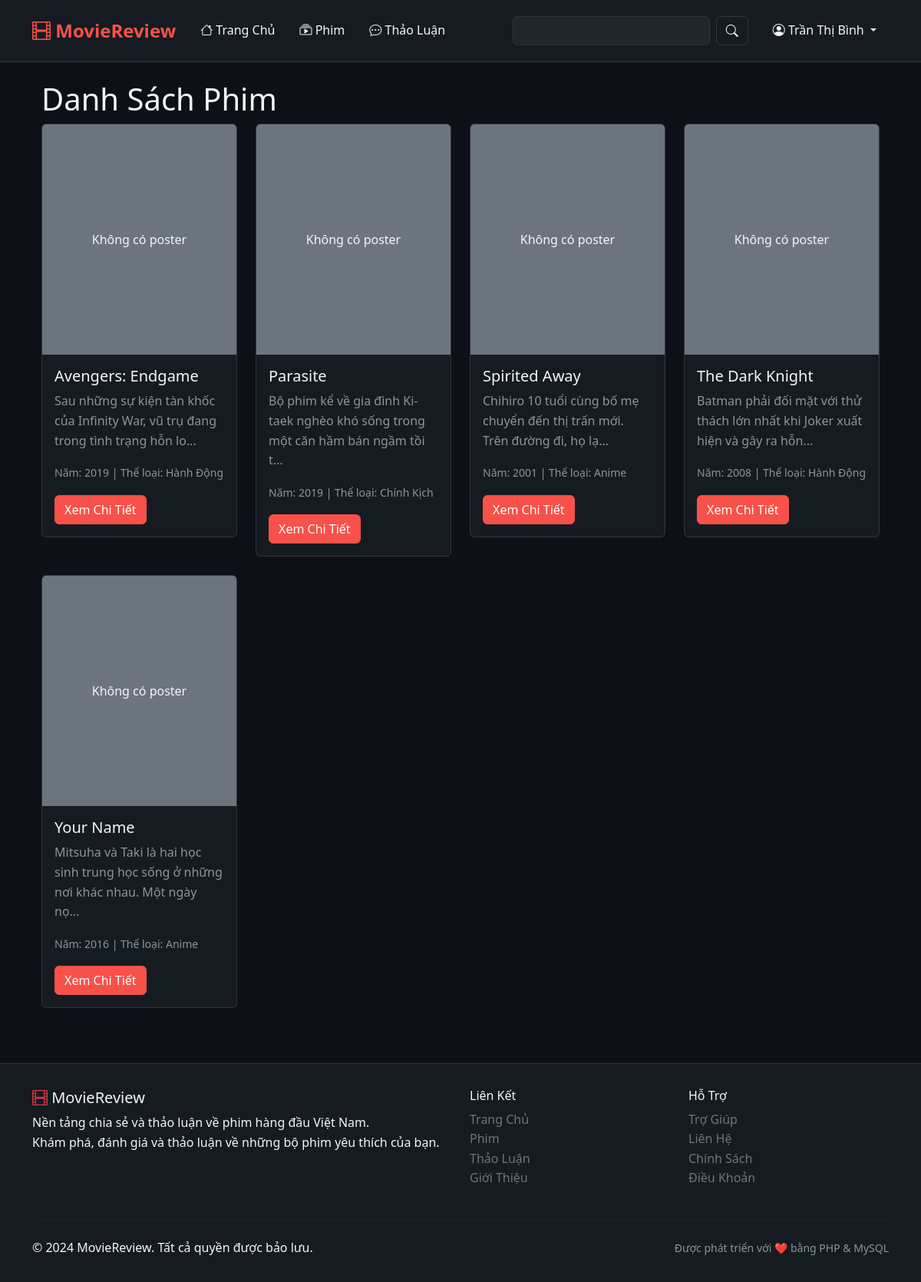
Page /index.php?route=movie (signed in) on the committed database.
### tables this page shows
CREATE TABLE movies (
    id INT PRIMARY KEY AUTO_INCREMENT,
    title VARCHAR(255) NOT NULL,
    slug VARCHAR(255) NOT NULL,
    description TEXT,
    director VARCHAR(100),
    cast TEXT,
    release_year YEAR,
    duration INT,  
    poster VARCHAR(255),
    trailer_url VARCHAR(255),
    genre_id INT,
    status ENUM('active', 'inactive') DEFAULT 'active',
    created_by INT,
    created_at TIMESTAMP DEFAULT CURRENT_TIMESTAMP,
    updated_at TIMESTAMP DEFAULT CURRENT_TIMESTAMP ON UPDATE CURRENT_TIMESTAMP,
    FOREIGN KEY (genre_id) REFERENCES genres(id) ON DELETE SET NULL,
    FOREIGN KEY (created_by) REFERENCES users(id) ON DELETE SET NULL
);

CREATE TABLE genres (
    id INT PRIMARY KEY AUTO_INCREMENT,
    name VARCHAR(50) NOT NULL,
    slug VARCHAR(50) NOT NULL,
    description TEXT,
    created_at TIMESTAMP DEFAULT CURRENT_TIMESTAMP
);

### controllers/MovieController.php (called while the page is built, shortened)
<?php
class MovieController extends Controller {
    public function index() {
        $movieModel = $this->model('Movie');
        $keyword = isset($_GET['search']) ? trim($_GET['search']) : '';
        $genreId = isset($_GET['genre']) && $_GET['genre'] !== '' ? (int)$_GET['genre'] : null;
        if (!empty($keyword) || !empty($genreId)) {
            $movies = $movieModel->advancedSearch($keyword, $genreId);
        } else {
            $movies = $movieModel->getAllWithGenre();
        }
        $genres = $movieModel->getAllGenres();
        $data = [
            'movies' => $movies,
            'genres' => $genres,
            'currentSearch' => $keyword,
            'currentGenre' => $genreId,
            'pageTitle' => 'Danh Sách Phim'
        ];
        $this->view('movie/index', $data);
    }
}
?>

### core/Model.php (called while the page is built, shortened)
<?php
class Model {
    public function __construct() {
        $database = new Database();
        $this->pdo = $database->getConnection();
    }
}
?>

### config/database.php (called while the page is built, shortened)
<?php
class Database {
    private $host = 'localhost';
    private $db_name = 'movie_review';
    private $username = 'root';
    private $password = '';
    public function getConnection() {
        $this->conn = null;
        try {
            $this->conn = new PDO(
                "mysql:host=" . $this->host . ";dbname=" . $this->db_name . ";charset=utf8mb4",
                $this->username,
                $this->password,
                array(
                    PDO::ATTR_ERRMODE => PDO::ERRMODE_EXCEPTION,
                    PDO::ATTR_DEFAULT_FETCH_MODE => PDO::FETCH_ASSOC,
                    PDO::ATTR_EMULATE_PREPARES => false
                )
            );
        } catch(PDOException $exception) {
            echo "Lỗi kết nối database: " . $exception->getMessage();
        }
        return $this->conn;
    }
}
?>

### models/Movie.php (called while the page is built, shortened)
<?php
class Movie extends Model {
    public function getAllWithGenre() {
        $sql = "SELECT m.*, g.name as genre_name
                FROM movies m
                LEFT JOIN genres g ON m.genre_id = g.id
                WHERE m.status = 'active'
                ORDER BY m.created_at DESC";
        $stmt = $this->pdo->prepare($sql);
        $stmt->execute();
        return $stmt->fetchAll();
    }
}
?>

### views/movie/index.php (the view, shortened to what this page needs)
<?php include 'views/layouts/header.php'; ?>
<div class="container">
    <h1>Danh Sách Phim</h1>
    <div class="row">
        <?php if (!empty($movies)): ?>
            <?php foreach ($movies as $movie): ?>
                <div class="col-md-3 mb-4">
                    <div class="card">
                        <?php if (!empty($movie['poster']) && file_exists(BASE_PATH . '/uploads/posters/' . $movie['poster'])): ?>
                            <img src="<?= BASE_URL ?>/uploads/posters/<?= $movie['poster'] ?>"
                                 class="card-img-top" alt="<?= htmlspecialchars($movie['title']) ?>"
                                 style="height: 300px; object-fit: cover;">
                        <?php else: ?>
                            <div class="card-img-top bg-secondary d-flex align-items-center justify-content-center text-white"
                                 style="height: 300px;">
                                <div class="text-center">
                                    <p class="mb-0">Không có poster</p>
                                </div>
                            </div>
                        <?php endif; ?>
                        <div class="card-body">
                            <h5 class="card-title"><?= htmlspecialchars($movie['title']) ?></h5>
                            <p class="card-text"><?= substr(htmlspecialchars($movie['description'] ?? ''), 0, 100) ?>...</p>
                            <p class="text-muted">
                                <small>
                                    Năm: <?= $movie['release_year'] ?> |
                                    Thể loại: <?= htmlspecialchars($movie['genre_name'] ?? 'Chưa phân loại') ?>
                                </small>
                            </p>
                            <a href="<?= BASE_URL ?>/movie?id=<?= $movie['id'] ?>" class="btn btn-primary">Xem Chi Tiết</a>
                        </div>
                    </div>
                </div>
            <?php endforeach; ?>
        <?php else: ?>
            <p>Chưa có phim nào trong hệ thống.</p>
        <?php endif; ?>
    </div>
</div>
<?php include 'views/layouts/footer.php'; ?>

### views/layouts/header.php (style rules this page uses)
:root { --bg-primary: #0d1117; --bg-secondary: #161b22; --bg-tertiary: #21262d; --text-primary: #f0f6fc; --text-secondary: #8b949e; --accent-color: #f85149; --border-color: #30363d; --hover-bg: #30363d; }
* { margin: 0; padding: 0; box-sizing: border-box; }
body { background-color: var(--bg-primary); color: var(--text-primary); font-family: 'Segoe UI', Tahoma, Geneva, Verdana, sans-serif; line-height: 1.6; }
.btn-primary { background-color: var(--accent-color); border-color: var(--accent-color); color: white; }
.card { background-color: var(--bg-secondary); border: 1px solid var(--border-color); color: var(--text-primary) !important; }
.card-body { color: var(--text-primary) !important; }
.card-title { color: var(--text-primary) !important; }
.card-text { color: var(--text-secondary) !important; }
.text-muted { color: var(--text-secondary) !important; }
.text-white { color: #ffffff !important; }
h1, h2, h3, h4, h5, h6 { color: var(--text-primary) !important; }
p { color: var(--text-primary) !important; }
small { color: var(--text-secondary) !important; }

### rows in the picture
movies: shows "Không có poster", title "Avengers: Endgame", description "Sau những sự kiện tàn khốc của Infinity War, vũ trụ đang trong tình trạng hỗn lo", release_year "2019", genre.name "Hành Động"
movies: shows "Không có poster", title "Parasite", description "Bộ phim kể về gia đình Ki-taek nghèo khó sống trong một căn hầm bán ngầm tồi t", release_year "2019", genre.name "Chính Kịch"
movies: shows "Không có poster", title "Spirited Away", description "Chihiro 10 tuổi cùng bố mẹ chuyển đến thị trấn mới. Trên đường đi, họ lạ", release_year "2001", genre.name "Anime"
movies: shows "Không có poster", title "The Dark Knight", description "Batman phải đối mặt với thử thách lớn nhất khi Joker xuất hiện và gây ra hỗn", release_year "2008", genre.name "Hành Động"
movies: shows "Không có poster", title "Your Name", description "Mitsuha và Taki là hai học sinh trung học sống ở những nơi khác nhau. Một ngày nọ", release_year "2016", genre.name "Anime"

### other values in the picture
$_SESSION['full_name'] "Trần Thị Bình"
